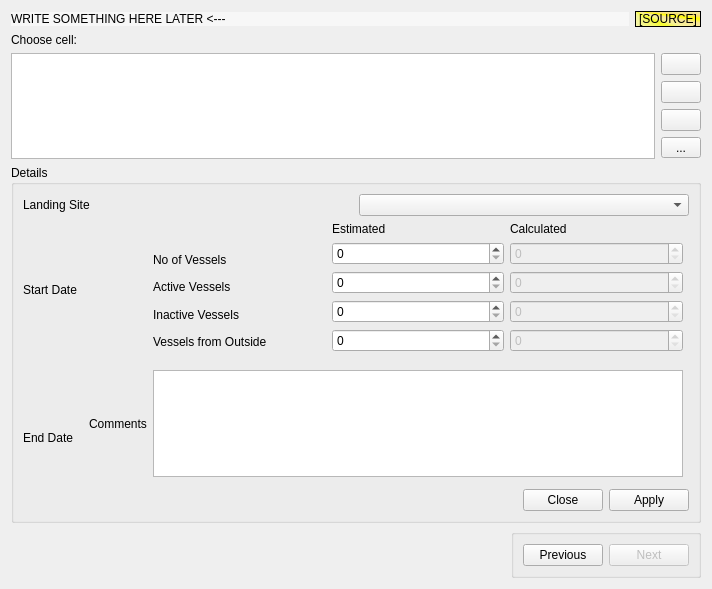
<?xml version="1.0" encoding="UTF-8"?>
<ui version="4.0">
 <class>frmCell</class>
 <widget class="QWidget" name="frmCell">
  <property name="geometry">
   <rect>
    <x>0</x>
    <y>0</y>
    <width>712</width>
    <height>589</height>
   </rect>
  </property>
  <property name="windowTitle">
   <string>Form</string>
  </property>
  <layout class="QVBoxLayout" name="verticalLayout_5">
   <item>
    <layout class="QHBoxLayout" name="horizontalLayout_7">
     <item>
      <widget class="QLabel" name="lbHeader">
       <property name="sizePolicy">
        <sizepolicy hsizetype="Preferred" vsizetype="Fixed">
         <horstretch>0</horstretch>
         <verstretch>0</verstretch>
        </sizepolicy>
       </property>
       <property name="styleSheet">
        <string notr="true">background-color:rgb(247, 247, 247)</string>
       </property>
       <property name="text">
        <string>WRITE SOMETHING HERE LATER &lt;---</string>
       </property>
      </widget>
     </item>
     <item>
      <widget class="QLabel" name="lbSource">
       <property name="sizePolicy">
        <sizepolicy hsizetype="Fixed" vsizetype="Preferred">
         <horstretch>0</horstretch>
         <verstretch>0</verstretch>
        </sizepolicy>
       </property>
       <property name="styleSheet">
        <string notr="true">background-color: qconicalgradient(cx:0, cy:0, angle:135, stop:0 rgba(220, 220, 220, 69), stop:0.375 rgba(255, 255, 0, 69), stop:0.423533 rgba(251, 255, 0, 145), stop:0.45 rgba(247, 255, 0, 208), stop:0.477581 rgba(255, 244, 71, 130), stop:0.518717 rgba(255, 218, 71, 130), stop:0.55 rgba(255, 255, 0, 255), stop:0.57754 rgba(255, 203, 0, 130), stop:0.625 rgba(255, 255, 0, 69), stop:1 rgba(255, 255, 0, 69));
font: 75 10pt &quot;Fixedsys&quot;;</string>
       </property>
       <property name="frameShape">
        <enum>QFrame::StyledPanel</enum>
       </property>
       <property name="frameShadow">
        <enum>QFrame::Raised</enum>
       </property>
       <property name="text">
        <string>[SOURCE]</string>
       </property>
       <property name="scaledContents">
        <bool>true</bool>
       </property>
      </widget>
     </item>
    </layout>
   </item>
   <item>
    <widget class="QLabel" name="label_13">
     <property name="text">
      <string>Choose cell:</string>
     </property>
    </widget>
   </item>
   <item>
    <layout class="QHBoxLayout" name="horizontalLayout_5">
     <item>
      <widget class="QTableView" name="tableView">
       <property name="toolTip">
        <string>Choose cell (or create a new one)</string>
       </property>
       <property name="statusTip">
        <string>Choose cell (or create a new one)</string>
       </property>
       <property name="whatsThis">
        <string>In this widget we can choose cell, or create a new one</string>
       </property>
       <property name="selectionMode">
        <enum>QAbstractItemView::SingleSelection</enum>
       </property>
       <property name="selectionBehavior">
        <enum>QAbstractItemView::SelectRows</enum>
       </property>
      </widget>
     </item>
     <item>
      <layout class="QVBoxLayout" name="verticalLayout_4">
       <item>
        <widget class="QPushButton" name="pushNew">
         <property name="toolTip">
          <string>Create new record</string>
         </property>
         <property name="statusTip">
          <string>Create new record</string>
         </property>
         <property name="whatsThis">
          <string>Creates new record</string>
         </property>
         <property name="text">
          <string/>
         </property>
         <property name="icon">
          <iconset resource="app_new.qrc">
           <normaloff>:/app_new/filenew.png</normaloff>:/app_new/filenew.png</iconset>
         </property>
        </widget>
       </item>
       <item>
        <widget class="QPushButton" name="pushEdit">
         <property name="sizePolicy">
          <sizepolicy hsizetype="Preferred" vsizetype="Fixed">
           <horstretch>0</horstretch>
           <verstretch>0</verstretch>
          </sizepolicy>
         </property>
         <property name="toolTip">
          <string>Edit record</string>
         </property>
         <property name="statusTip">
          <string>Edit record</string>
         </property>
         <property name="whatsThis">
          <string>Edits record</string>
         </property>
         <property name="text">
          <string/>
         </property>
         <property name="icon">
          <iconset resource="app_new.qrc">
           <normaloff>:/app_new/pencil.png</normaloff>:/app_new/pencil.png</iconset>
         </property>
         <property name="checkable">
          <bool>true</bool>
         </property>
        </widget>
       </item>
       <item>
        <widget class="QPushButton" name="pushRemove">
         <property name="sizePolicy">
          <sizepolicy hsizetype="Preferred" vsizetype="Fixed">
           <horstretch>0</horstretch>
           <verstretch>0</verstretch>
          </sizepolicy>
         </property>
         <property name="toolTip">
          <string>Remove record</string>
         </property>
         <property name="statusTip">
          <string>Remove record</string>
         </property>
         <property name="whatsThis">
          <string>Removes record</string>
         </property>
         <property name="text">
          <string/>
         </property>
         <property name="icon">
          <iconset resource="app_new.qrc">
           <normaloff>:/app_new/cancel.png</normaloff>:/app_new/cancel.png</iconset>
         </property>
        </widget>
       </item>
       <item>
        <widget class="QToolButton" name="toolButton">
         <property name="sizePolicy">
          <sizepolicy hsizetype="Minimum" vsizetype="Fixed">
           <horstretch>0</horstretch>
           <verstretch>0</verstretch>
          </sizepolicy>
         </property>
         <property name="toolTip">
          <string>Setup temporary frame changes</string>
         </property>
         <property name="statusTip">
          <string>Setup temporary frame changes</string>
         </property>
         <property name="whatsThis">
          <string>Setups temporary frame changes</string>
         </property>
         <property name="text">
          <string>...</string>
         </property>
        </widget>
       </item>
      </layout>
     </item>
    </layout>
   </item>
   <item>
    <widget class="QGroupBox" name="groupDetails">
     <property name="title">
      <string>Details</string>
     </property>
     <layout class="QGridLayout" name="gridLayout">
      <item row="0" column="0" colspan="4">
       <layout class="QHBoxLayout" name="horizontalLayout_3">
        <item>
         <widget class="QLabel" name="label">
          <property name="text">
           <string>Landing Site</string>
          </property>
          <property name="buddy">
           <cstring>cmbLS</cstring>
          </property>
         </widget>
        </item>
        <item>
         <widget class="QComboBox" name="cmbLS"/>
        </item>
       </layout>
      </item>
      <item row="1" column="0" rowspan="2">
       <layout class="QHBoxLayout" name="horizontalLayout_2">
        <item>
         <widget class="QLabel" name="label_2">
          <property name="text">
           <string>Start Date</string>
          </property>
         </widget>
        </item>
        <item>
         <widget class="CustomTimeCtrl" name="customDtStart"/>
        </item>
       </layout>
      </item>
      <item row="6" column="1" colspan="3">
       <widget class="QDialogButtonBox" name="buttonBox">
        <property name="standardButtons">
         <set>QDialogButtonBox::Apply|QDialogButtonBox::Close</set>
        </property>
       </widget>
      </item>
      <item row="3" column="0" rowspan="4">
       <layout class="QHBoxLayout" name="horizontalLayout_4">
        <item>
         <widget class="QLabel" name="label_3">
          <property name="text">
           <string>End Date</string>
          </property>
         </widget>
        </item>
        <item>
         <widget class="CustomTimeCtrl" name="customDtEnd"/>
        </item>
       </layout>
      </item>
      <item row="1" column="2">
       <layout class="QHBoxLayout" name="horizontalLayout">
        <item>
         <layout class="QVBoxLayout" name="verticalLayout">
          <item>
           <widget class="QLabel" name="label_11">
            <property name="text">
             <string/>
            </property>
           </widget>
          </item>
          <item>
           <widget class="QLabel" name="label_7">
            <property name="text">
             <string>No of Vessels</string>
            </property>
           </widget>
          </item>
          <item>
           <widget class="QLabel" name="label_8">
            <property name="text">
             <string>Active Vessels</string>
            </property>
           </widget>
          </item>
          <item>
           <widget class="QLabel" name="label_9">
            <property name="text">
             <string>Inactive Vessels</string>
            </property>
           </widget>
          </item>
          <item>
           <widget class="QLabel" name="label_10">
            <property name="text">
             <string>Vessels from Outside</string>
            </property>
           </widget>
          </item>
         </layout>
        </item>
        <item>
         <layout class="QVBoxLayout" name="verticalLayout_2">
          <item>
           <widget class="QLabel" name="label_4">
            <property name="sizePolicy">
             <sizepolicy hsizetype="Preferred" vsizetype="Fixed">
              <horstretch>0</horstretch>
              <verstretch>0</verstretch>
             </sizepolicy>
            </property>
            <property name="text">
             <string>Estimated</string>
            </property>
           </widget>
          </item>
          <item>
           <widget class="QSpinBox" name="spinNE">
            <property name="maximum">
             <number>1000</number>
            </property>
           </widget>
          </item>
          <item>
           <widget class="QSpinBox" name="spinAE">
            <property name="maximum">
             <number>1000</number>
            </property>
           </widget>
          </item>
          <item>
           <widget class="QSpinBox" name="spinIE">
            <property name="maximum">
             <number>1000</number>
            </property>
           </widget>
          </item>
          <item>
           <widget class="QSpinBox" name="spinOE">
            <property name="maximum">
             <number>1000</number>
            </property>
           </widget>
          </item>
         </layout>
        </item>
        <item>
         <layout class="QVBoxLayout" name="verticalLayout_3">
          <item>
           <widget class="QLabel" name="label_5">
            <property name="sizePolicy">
             <sizepolicy hsizetype="Preferred" vsizetype="Fixed">
              <horstretch>0</horstretch>
              <verstretch>0</verstretch>
             </sizepolicy>
            </property>
            <property name="text">
             <string>Calculated</string>
            </property>
           </widget>
          </item>
          <item>
           <widget class="QSpinBox" name="spinNC">
            <property name="enabled">
             <bool>false</bool>
            </property>
            <property name="maximum">
             <number>1000</number>
            </property>
           </widget>
          </item>
          <item>
           <widget class="QSpinBox" name="spinAC">
            <property name="enabled">
             <bool>false</bool>
            </property>
            <property name="maximum">
             <number>1000</number>
            </property>
           </widget>
          </item>
          <item>
           <widget class="QSpinBox" name="spinIC">
            <property name="enabled">
             <bool>false</bool>
            </property>
            <property name="maximum">
             <number>1000</number>
            </property>
           </widget>
          </item>
          <item>
           <widget class="QSpinBox" name="spinOC">
            <property name="enabled">
             <bool>false</bool>
            </property>
            <property name="maximum">
             <number>1000</number>
            </property>
           </widget>
          </item>
         </layout>
        </item>
       </layout>
      </item>
      <item row="4" column="2">
       <widget class="QPlainTextEdit" name="textComments"/>
      </item>
      <item row="4" column="1">
       <widget class="QLabel" name="label_12">
        <property name="text">
         <string>Comments</string>
        </property>
        <property name="buddy">
         <cstring>textComments</cstring>
        </property>
       </widget>
      </item>
     </layout>
    </widget>
   </item>
   <item>
    <layout class="QHBoxLayout" name="horizontalLayout_8">
     <item>
      <spacer name="horizontalSpacer">
       <property name="orientation">
        <enum>Qt::Horizontal</enum>
       </property>
       <property name="sizeHint" stdset="0">
        <size>
         <width>40</width>
         <height>20</height>
        </size>
       </property>
      </spacer>
     </item>
     <item>
      <widget class="QGroupBox" name="groupBox">
       <property name="title">
        <string/>
       </property>
       <layout class="QHBoxLayout" name="horizontalLayout_6">
        <item>
         <widget class="QPushButton" name="pushPrevious">
          <property name="text">
           <string>Previous</string>
          </property>
          <property name="icon">
           <iconset resource="app_new.qrc">
            <normaloff>:/app_new/back.png</normaloff>:/app_new/back.png</iconset>
          </property>
         </widget>
        </item>
        <item>
         <widget class="QPushButton" name="pushNext">
          <property name="enabled">
           <bool>false</bool>
          </property>
          <property name="text">
           <string>Next</string>
          </property>
          <property name="icon">
           <iconset resource="app_new.qrc">
            <normaloff>:/app_new/forward.png</normaloff>:/app_new/forward.png</iconset>
          </property>
         </widget>
        </item>
       </layout>
      </widget>
     </item>
    </layout>
   </item>
  </layout>
 </widget>
 <customwidgets>
  <customwidget>
   <class>CustomTimeCtrl</class>
   <extends>QWidget</extends>
   <header>customtimectrl.h</header>
  </customwidget>
 </customwidgets>
 <tabstops>
  <tabstop>tableView</tabstop>
  <tabstop>pushNew</tabstop>
  <tabstop>cmbLS</tabstop>
  <tabstop>spinNE</tabstop>
  <tabstop>spinNC</tabstop>
  <tabstop>spinAE</tabstop>
  <tabstop>spinAC</tabstop>
  <tabstop>spinIE</tabstop>
  <tabstop>spinIC</tabstop>
  <tabstop>spinOE</tabstop>
  <tabstop>spinOC</tabstop>
  <tabstop>textComments</tabstop>
  <tabstop>buttonBox</tabstop>
  <tabstop>pushPrevious</tabstop>
  <tabstop>pushNext</tabstop>
 </tabstops>
 <resources>
  <include location="app_new.qrc"/>
 </resources>
 <connections>
  <connection>
   <sender>pushNew</sender>
   <signal>clicked()</signal>
   <receiver>frmCell</receiver>
   <slot>createRecord()</slot>
   <hints>
    <hint type="sourcelabel">
     <x>686</x>
     <y>85</y>
    </hint>
    <hint type="destinationlabel">
     <x>355</x>
     <y>291</y>
    </hint>
   </hints>
  </connection>
  <connection>
   <sender>buttonBox</sender>
   <signal>clicked(QAbstractButton*)</signal>
   <receiver>frmCell</receiver>
   <slot>onButtonClick(QAbstractButton*)</slot>
   <hints>
    <hint type="sourcelabel">
     <x>540</x>
     <y>517</y>
    </hint>
    <hint type="destinationlabel">
     <x>355</x>
     <y>291</y>
    </hint>
   </hints>
  </connection>
  <connection>
   <sender>tableView</sender>
   <signal>clicked(QModelIndex)</signal>
   <receiver>frmCell</receiver>
   <slot>previewRow(QModelIndex)</slot>
   <hints>
    <hint type="sourcelabel">
     <x>337</x>
     <y>86</y>
    </hint>
    <hint type="destinationlabel">
     <x>355</x>
     <y>291</y>
    </hint>
   </hints>
  </connection>
 </connections>
 <slots>
  <slot>createRecord()</slot>
  <slot>onButtonClick(QAbstractButton*)</slot>
  <slot>previewRow(QModelIndex)</slot>
  <slot>next()</slot>
 </slots>
</ui>
